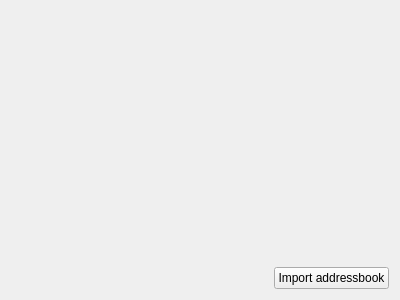
<?xml version="1.0" encoding="UTF-8"?>
<ui version="4.0">
 <class>ImportAddressbookPage</class>
 <widget class="QWidget" name="ImportAddressbookPage">
  <property name="geometry">
   <rect>
    <x>0</x>
    <y>0</y>
    <width>400</width>
    <height>300</height>
   </rect>
  </property>
  <layout class="QVBoxLayout" name="verticalLayout">
   <item>
    <widget class="KPIM::CustomLogWidget" name="logAddressbook" native="true"/>
   </item>
   <item>
    <layout class="QHBoxLayout" name="horizontalLayout">
     <item>
      <spacer name="horizontalSpacer">
       <property name="orientation">
        <enum>Qt::Horizontal</enum>
       </property>
       <property name="sizeHint" stdset="0">
        <size>
         <width>40</width>
         <height>20</height>
        </size>
       </property>
      </spacer>
     </item>
     <item>
      <widget class="QPushButton" name="importAddressBook">
       <property name="text">
        <string>Import addressbook</string>
       </property>
      </widget>
     </item>
    </layout>
   </item>
  </layout>
 </widget>
 <resources/>
 <connections/>
 <customwidgets>
  <customwidget>
   <class>KPIM::CustomLogWidget</class>
   <extends>QWidget</extends>
   <header location="global">Libkdepim/CustomLogWidget</header>
   <container>1</container>
  </customwidget>
 </customwidgets>
</ui>
